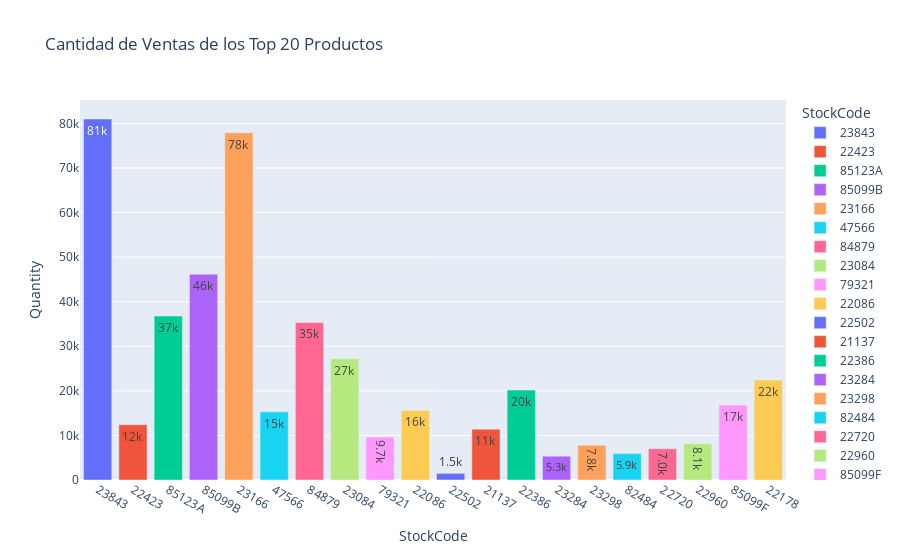

Notebook code cell kept with this figure:
### Code cell
product_sales = Sales.groupby('StockCode', as_index=False)['Quantity'].sum()
product_sales.rename(columns={'Quantity':'Sales'}, inplace=True)

product_sales_perf = products_revenue.merge(product_sales, on='StockCode')

fig = px.bar(product_sales_perf.reset_index(),
            title='Cantidad de Ventas de los Top 20 Productos',
            x='StockCode',
            y='Sales',
            text='StockCode',
            color='StockCode',
            text_auto='.2s')
fig.update_yaxes(title='Quantity')
fig.show()

### Figure 1 — Plotly figure (JSON) as saved in the notebook; plotly's stock layout.template omitted (floating-point values rounded to 4 significant figures)
{"data": [{"alignmentgroup": "True", "hovertemplate": "StockCode=%{text}<br>Sales=%{y}<extra></extra>", "legendgroup": "23843", "marker": {"color": "#636efa", "pattern": {"shape": ""}}, "name": "23843", "offsetgroup": "23843", "orientation": "v", "showlegend": true, "text": ["23843"], "textposition": "auto", "texttemplate": "%{y:.2s}", "type": "bar", "x": ["23843"], "xaxis": "x", "y": [80995], "yaxis": "y"}, {"alignmentgroup": "True", "hovertemplate": "StockCode=%{text}<br>Sales=%{y}<extra></extra>", "legendgroup": "22423", "marker": {"color": "#EF553B", "pattern": {"shape": ""}}, "name": "22423", "offsetgroup": "22423", "orientation": "v", "showlegend": true, "text": ["22423"], "textposition": "auto", "texttemplate": "%{y:.2s}", "type": "bar", "x": ["22423"], "xaxis": "x", "y": [12410], "yaxis": "y"}, {"alignmentgroup": "True", "hovertemplate": "StockCode=%{text}<br>Sales=%{y}<extra></extra>", "legendgroup": "85123A", "marker": {"color": "#00cc96", "pattern": {"shape": ""}}, "name": "85123A", "offsetgroup": "85123A", "orientation": "v", "showlegend": true, "text": ["85123A"], "textposition": "auto", "texttemplate": "%{y:.2s}", "type": "bar", "x": ["85123A"], "xaxis": "x", "y": [36782], "yaxis": "y"}, {"alignmentgroup": "True", "hovertemplate": "StockCode=%{text}<br>Sales=%{y}<extra></extra>", "legendgroup": "85099B", "marker": {"color": "#ab63fa", "pattern": {"shape": ""}}, "name": "85099B", "offsetgroup": "85099B", "orientation": "v", "showlegend": true, "text": ["85099B"], "textposition": "auto", "texttemplate": "%{y:.2s}", "type": "bar", "x": ["85099B"], "xaxis": "x", "y": [46181], "yaxis": "y"}, {"alignmentgroup": "True", "hovertemplate": "StockCode=%{text}<br>Sales=%{y}<extra></extra>", "legendgroup": "23166", "marker": {"color": "#FFA15A", "pattern": {"shape": ""}}, "name": "23166", "offsetgroup": "23166", "orientation": "v", "showlegend": true, "text": ["23166"], "textposition": "auto", "texttemplate": "%{y:.2s}", "type": "bar", "x": ["23166"], "xaxis": "x", "y": [77916], "yaxis": "y"}, {"alignmentgroup": "True", "hovertemplate": "StockCode=%{text}<br>Sales=%{y}<extra></extra>", "legendgroup": "47566", "marker": {"color": "#19d3f3", "pattern": {"shape": ""}}, "name": "47566", "offsetgroup": "47566", "orientation": "v", "showlegend": true, "text": ["47566"], "textposition": "auto", "texttemplate": "%{y:.2s}", "type": "bar", "x": ["47566"], "xaxis": "x", "y": [15295], "yaxis": "y"}, {"alignmentgroup": "True", "hovertemplate": "StockCode=%{text}<br>Sales=%{y}<extra></extra>", "legendgroup": "84879", "marker": {"color": "#FF6692", "pattern": {"shape": ""}}, "name": "84879", "offsetgroup": "84879", "orientation": "v", "showlegend": true, "text": ["84879"], "textposition": "auto", "texttemplate": "%{y:.2s}", "type": "bar", "x": ["84879"], "xaxis": "x", "y": [35340], "yaxis": "y"}, {"alignmentgroup": "True", "hovertemplate": "StockCode=%{text}<br>Sales=%{y}<extra></extra>", "legendgroup": "23084", "marker": {"color": "#B6E880", "pattern": {"shape": ""}}, "name": "23084", "offsetgroup": "23084", "orientation": "v", "showlegend": true, "text": ["23084"], "textposition": "auto", "texttemplate": "%{y:.2s}", "type": "bar", "x": ["23084"], "xaxis": "x", "y": [27202], "yaxis": "y"}, {"alignmentgroup": "True", "hovertemplate": "StockCode=%{text}<br>Sales=%{y}<extra></extra>", "legendgroup": "79321", "marker": {"color": "#FF97FF", "pattern": {"shape": ""}}, "name": "79321", "offsetgroup": "79321", "orientation": "v", "showlegend": true, "text": ["79321"], "textposition": "auto", "texttemplate": "%{y:.2s}", "type": "bar", "x": ["79321"], "xaxis": "x", "y": [9650], "yaxis": "y"}, {"alignmentgroup": "True", "hovertemplate": "StockCode=%{text}<br>Sales=%{y}<extra></extra>", "legendgroup": "22086", "marker": {"color": "#FECB52", "pattern": {"shape": ""}}, "name": "22086", "offsetgroup": "22086", "orientation": "v", "showlegend": true, "text": ["22086"], "textposition": "auto", "texttemplate": "%{y:.2s}", "type": "bar", "x": ["22086"], "xaxis": "x", "y": [15617], "yaxis": "y"}, {"alignmentgroup": "True", "hovertemplate": "StockCode=%{text}<br>Sales=%{y}<extra></extra>", "legendgroup": "22502", "marker": {"color": "#636efa", "pattern": {"shape": ""}}, "name": "22502", "offsetgroup": "22502", "orientation": "v", "showlegend": true, "text": ["22502"], "textposition": "auto", "texttemplate": "%{y:.2s}", "type": "bar", "x": ["22502"], "xaxis": "x", "y": [1488], "yaxis": "y"}, {"alignmentgroup": "True", "hovertemplate": "StockCode=%{text}<br>Sales=%{y}<extra></extra>", "legendgroup": "21137", "marker": {"color": "#EF553B", "pattern": {"shape": ""}}, "name": "21137", "offsetgroup": "21137", "orientation": "v", "showlegend": true, "text": ["21137"], "textposition": "auto", "texttemplate": "%{y:.2s}", "type": "bar", "x": ["21137"], "xaxis": "x", "y": [11406], "yaxis": "y"}, {"alignmentgroup": "True", "hovertemplate": "StockCode=%{text}<br>Sales=%{y}<extra></extra>", "legendgroup": "22386", "marker": {"color": "#00cc96", "pattern": {"shape": ""}}, "name": "22386", "offsetgroup": "22386", "orientation": "v", "showlegend": true, "text": ["22386"], "textposition": "auto", "texttemplate": "%{y:.2s}", "type": "bar", "x": ["22386"], "xaxis": "x", "y": [20165], "yaxis": "y"}, {"alignmentgroup": "True", "hovertemplate": "StockCode=%{text}<br>Sales=%{y}<extra></extra>", "legendgroup": "23284", "marker": {"color": "#ab63fa", "pattern": {"shape": ""}}, "name": "23284", "offsetgroup": "23284", "orientation": "v", "showlegend": true, "text": ["23284"], "textposition": "auto", "texttemplate": "%{y:.2s}", "type": "bar", "x": ["23284"], "xaxis": "x", "y": [5341], "yaxis": "y"}, {"alignmentgroup": "True", "hovertemplate": "StockCode=%{text}<br>Sales=%{y}<extra></extra>", "legendgroup": "23298", "marker": {"color": "#FFA15A", "pattern": {"shape": ""}}, "name": "23298", "offsetgroup": "23298", "orientation": "v", "showlegend": true, "text": ["23298"], "textposition": "auto", "texttemplate": "%{y:.2s}", "type": "bar", "x": ["23298"], "xaxis": "x", "y": [7785], "yaxis": "y"}, {"alignmentgroup": "True", "hovertemplate": "StockCode=%{text}<br>Sales=%{y}<extra></extra>", "legendgroup": "82484", "marker": {"color": "#19d3f3", "pattern": {"shape": ""}}, "name": "82484", "offsetgroup": "82484", "orientation": "v", "showlegend": true, "text": ["82484"], "textposition": "auto", "texttemplate": "%{y:.2s}", "type": "bar", "x": ["82484"], "xaxis": "x", "y": [5921], "yaxis": "y"}, {"alignmentgroup": "True", "hovertemplate": "StockCode=%{text}<br>Sales=%{y}<extra></extra>", "legendgroup": "22720", "marker": {"color": "#FF6692", "pattern": {"shape": ""}}, "name": "22720", "offsetgroup": "22720", "orientation": "v", "showlegend": true, "text": ["22720"], "textposition": "auto", "texttemplate": "%{y:.2s}", "type": "bar", "x": ["22720"], "xaxis": "x", "y": [7020], "yaxis": "y"}, {"alignmentgroup": "True", "hovertemplate": "StockCode=%{text}<br>Sales=%{y}<extra></extra>", "legendgroup": "22960", "marker": {"color": "#B6E880", "pattern": {"shape": ""}}, "name": "22960", "offsetgroup": "22960", "orientation": "v", "showlegend": true, "text": ["22960"], "textposition": "auto", "texttemplate": "%{y:.2s}", "type": "bar", "x": ["22960"], "xaxis": "x", "y": [8144], "yaxis": "y"}, {"alignmentgroup": "True", "hovertemplate": "StockCode=%{text}<br>Sales=%{y}<extra></extra>", "legendgroup": "85099F", "marker": {"color": "#FF97FF", "pattern": {"shape": ""}}, "name": "85099F", "offsetgroup": "85099F", "orientation": "v", "showlegend": true, "text": ["85099F"], "textposition": "auto", "texttemplate": "%{y:.2s}", "type": "bar", "x": ["85099F"], "xaxis": "x", "y": [16807], "yaxis": "y"}, {"alignmentgroup": "True", "hovertemplate": "StockCode=%{text}<br>Sales=%{y}<extra></extra>", "legendgroup": "22178", "marker": {"color": "#FECB52", "pattern": {"shape": ""}}, "name": "22178", "offsetgroup": "22178", "orientation": "v", "showlegend": true, "text": ["22178"], "textposition": "auto", "texttemplate": "%{y:.2s}", "type": "bar", "x": ["22178"], "xaxis": "x", "y": [22433], "yaxis": "y"}], "layout": {"barmode": "relative", "legend": {"title": {"text": "StockCode"}, "tracegroupgap": 0}, "title": {"text": "Cantidad de Ventas de los Top 20 Productos"}, "xaxis": {"anchor": "y", "categoryarray": ["23843", "22423", "85123A", "85099B", "23166", "47566", "84879", "23084", "79321", "22086", "22502", "21137", "22386", "23284", "23298", "82484", "22720", "22960", "85099F", "22178"], "categoryorder": "array", "domain": [0, 1], "title": {"text": "StockCode"}}, "yaxis": {"anchor": "x", "domain": [0, 1], "title": {"text": "Quantity"}}}}
